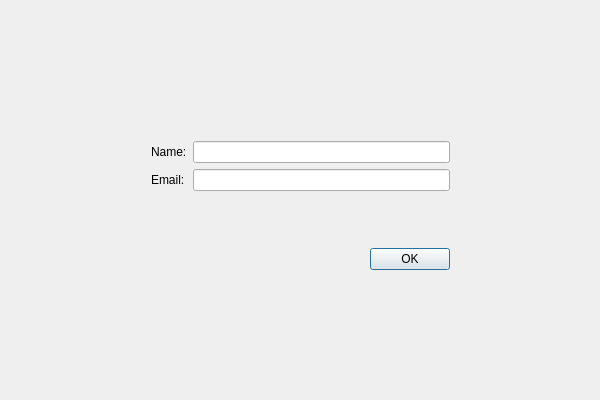
<?xml version="1.0" encoding="UTF-8"?>
<ui version="4.0">
 <class>AddDialogClass</class>
 <widget class="QDialog" name="AddDialogClass">
  <property name="geometry">
   <rect>
    <x>0</x>
    <y>0</y>
    <width>600</width>
    <height>400</height>
   </rect>
  </property>
  <property name="windowTitle">
   <string>Add Adress</string>
  </property>
  <widget class="QWidget" name="">
   <property name="geometry">
    <rect>
     <x>140</x>
     <y>130</y>
     <width>321</width>
     <height>151</height>
    </rect>
   </property>
   <layout class="QGridLayout" name="gridLayout_2">
    <item row="0" column="0">
     <layout class="QVBoxLayout" name="verticalLayout">
      <item>
       <layout class="QGridLayout" name="gridLayout">
        <item row="0" column="0">
         <widget class="QLabel" name="nameText">
          <property name="text">
           <string>Name:</string>
          </property>
         </widget>
        </item>
        <item row="0" column="1">
         <widget class="QLineEdit" name="nameEdit"/>
        </item>
        <item row="1" column="0">
         <widget class="QLabel" name="emailText">
          <property name="text">
           <string>Email:</string>
          </property>
         </widget>
        </item>
        <item row="1" column="1">
         <widget class="QLineEdit" name="emailEdit"/>
        </item>
       </layout>
      </item>
      <item>
       <spacer name="verticalSpacer">
        <property name="orientation">
         <enum>Qt::Vertical</enum>
        </property>
        <property name="sizeHint" stdset="0">
         <size>
          <width>348</width>
          <height>48</height>
         </size>
        </property>
       </spacer>
      </item>
     </layout>
    </item>
    <item row="1" column="0">
     <layout class="QHBoxLayout" name="horizontalLayout">
      <item>
       <spacer name="horizontalSpacer">
        <property name="orientation">
         <enum>Qt::Horizontal</enum>
        </property>
        <property name="sizeHint" stdset="0">
         <size>
          <width>268</width>
          <height>20</height>
         </size>
        </property>
       </spacer>
      </item>
      <item>
       <widget class="QPushButton" name="okButton">
        <property name="text">
         <string>OK</string>
        </property>
       </widget>
      </item>
     </layout>
    </item>
   </layout>
  </widget>
 </widget>
 <layoutdefault spacing="6" margin="11"/>
 <resources/>
 <connections>
  <connection>
   <sender>okButton</sender>
   <signal>clicked()</signal>
   <receiver>AddDialogClass</receiver>
   <slot>accept()</slot>
   <hints>
    <hint type="sourcelabel">
     <x>419</x>
     <y>263</y>
    </hint>
    <hint type="destinationlabel">
     <x>482</x>
     <y>295</y>
    </hint>
   </hints>
  </connection>
 </connections>
</ui>
